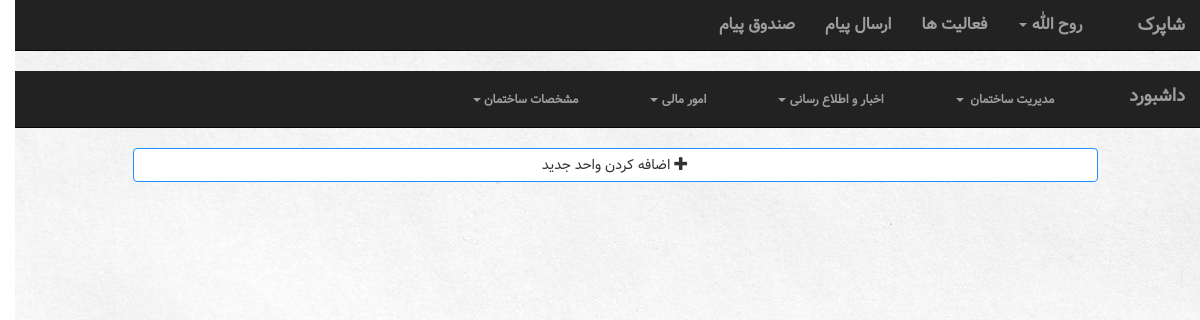
Page /building/1/unit/ (signed in) on the earlier database version.
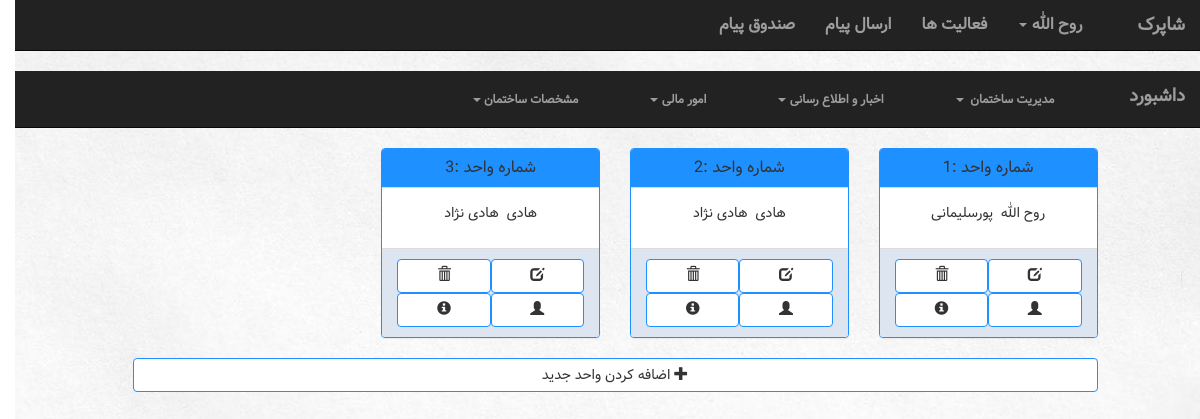
Same page on the later database version.
### building/models.py (models this page shows, shortened)
class Unit(models.Model):
    size = models.IntegerField()
    info = models.TextField()
    number = models.IntegerField()
    account = models.ForeignKey(Account, on_delete=models.CASCADE, null=True, blank=True)
    building = models.ForeignKey(Building, on_delete=models.CASCADE)

### manageUser/models.py (models this page shows)
class Account(models.Model):
    user = models.OneToOneField(User, on_delete=models.CASCADE)
    type = models.IntegerField(default=UserType.MANAGER)
    def __str__(self):
        return self.user.first_name

### building/views.py (the view)
# urls.py: url(r'^(?P<building_id>[0-9]+)/unit/$', views.unit, name="unit"),
def unit(request, building_id):
    getbuilding = Building.objects.get(pk=building_id)
    context = {'building': getbuilding,
               'accountType':  Account.objects.get(user=request.user).type,
               'all_units': Unit.objects.filter(building=getbuilding),
               'createUnitForm': myForm.CreateUnitForm,
                    }
    return render(request, 'building/unit.html', context)

### building/templates/building/unit.html (shortened to what this page needs)
{% extends 'building/UserNavBar.html' %}
{% block navbar %}{% if accountType == 1 %} {% include 'building/managerNavBar.html' %} {% else %} {% include 'building/neighborNavBar.html' %}  {% endif %}{% endblock %}
{% block body %}
 <div class='row'>
    <div class="col-sm-10 col-lg-offset-1">
        {% for unit in all_units %}
            <div class='col-sm-3'>
                <div class="panel panel-default">
                    <div class="panel-heading">
                        <h4 class='panel-title'>شماره واحد :{{ unit.number }}</h4>
                    </div>
                    <div class="panel-body">
                        <p>
                            {{ unit.account.user.first_name }}  &nbsp;{{ unit.account.user.last_name }}
                        </p>
                    </div>
                    <div class='panel-footer container-fluid'>
                        <a class='col-md-6 btn btn-default' href='#' data-toggle="tooltip" title="حذف واحد"><span class="glyphicon glyphicon-trash" aria-hidden="true"></span></a>
                        <a class='col-md-6 btn btn-default' href='#' data-toggle="tooltip" title="تغییر مشخصات واحد"><span class="glyphicon glyphicon-edit" aria-hidden="true"></span></a>
                        <a class='col-md-6 btn btn-default' href='#' data-toggle="tooltip" title="مشخصات واحد"><span class="glyphicon glyphicon-info-sign" aria-hidden="true"></span></a>
                        <a class='col-md-6 btn btn-default' href='#' data-toggle="tooltip" title="تغییر ساکن"><span class="glyphicon glyphicon-user" aria-hidden="true"></span></a>
                    </div>
                </div>
            </div>
        {% endfor %}
        <div class="col-md-12">
                <button class="col-md-12 btn btn-default" data-toggle="modal" data-target="#myModal">  <span class="glyphicon glyphicon-plus" aria-hidden="true"></span> اضافه کردن واحد جدید </button>
        </div>
    </div>
 </div>
{% endblock %}

Differences in the rows shown:
added Unit: account.user.first_name "روح الله", account.user.last_name "پورسلیمانی"
added Unit: account.user.first_name "هادی", account.user.last_name "هادی نژاد"
added Unit: account.user.first_name "هادی", account.user.last_name "هادی نژاد"
